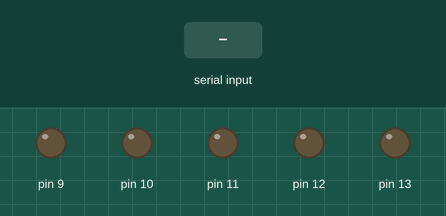
Simulated run of this sketch. Board: Arduino Uno, built with avr-gcc and run on an emulated ATmega328P. On the bench: output pins drawn as LEDs (lit = HIGH). Inputs (shaded band) come from the test bench.

Above: at 1.2 s.
1.3 s: "90,45,200,10\n" received over Serial
At 4.7 s:
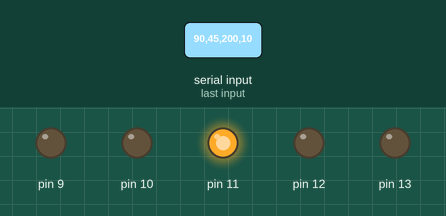
Timing chart, 0 to 6.2 s (numbered marks = the images above; inputs shaded):
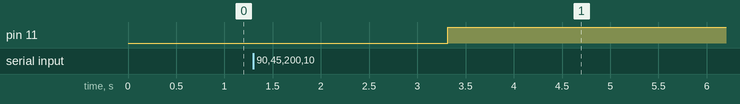

Measured:
- after the input at 1.3 s, pin 11: LOW → HIGH after 2.0 s

The sketch:

sketch_jun13a.ino
```cpp
const int Chill = 9;
const int Flower = 10;
const int Wood = 11;
const int Fruit = 12;
const int Energetic = 13;

void setup() {
  // Start the USB communication at 9600 speed
  Serial.begin(9600);

  // Set all 5 pins as OUTPUT
  pinMode(9, OUTPUT);
  pinMode(10, OUTPUT);
  pinMode(11, OUTPUT);
  pinMode(12, OUTPUT);
  pinMode(13, OUTPUT);
}

void loop() {
  // Check if Python sent a message over the USB cable
  if (Serial.available() > 0) {

    // Read the 5 numbers sent by Python (separated by commas)
    float woodDrops = Serial.parseFloat();
    float flowerDrops = Serial.parseFloat();
    float fruitDrops = Serial.parseFloat();
    float chillDrops = Serial.parseFloat();
    float energeticDrops = Serial.parseFloat();

    // Read the newline character at the end
    Serial.readStringUntil('\n');

    // Run the pumps! (5000 milliseconds = 5 seconds per drop)
    runPump(Wood, woodDrops);
    runPump(Flower, flowerDrops);
    runPump(Fruit, fruitDrops);
    runPump(Chill, chillDrops);
    runPump(Energetic, energeticDrops);
  }
}

// Custom function to handle turning a pump on and off
void runPump(int pin, float drops) {
  if (drops > 0) {
    int pumpTime = drops * 5000; // Multiply drops by 5 seconds
    digitalWrite(pin, HIGH);
    delay(pumpTime);
    digitalWrite(pin, LOW);
    delay(500); // Tiny pause between pumps so they don't overlap
  }

}
```
